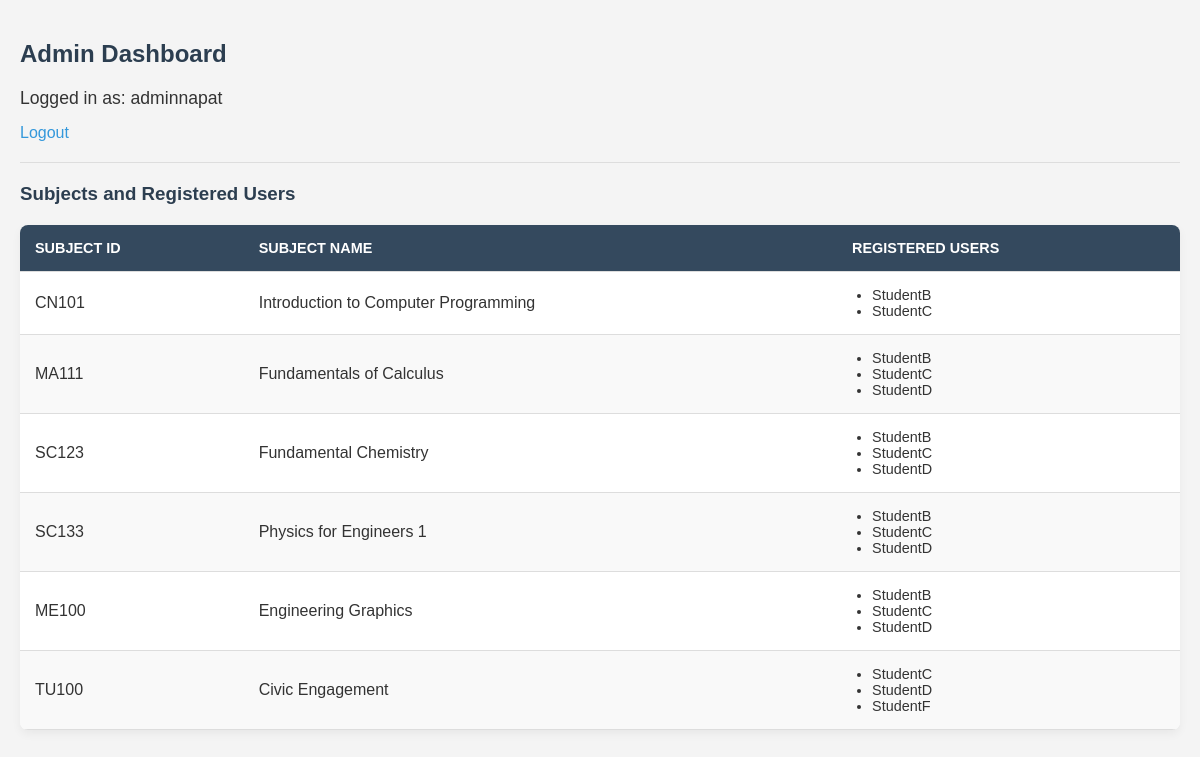
The page /user/admin/dashboard/ (signed in) on the database its author committed.
### subjectreg/models.py (models this page shows, shortened)
class Subject(models.Model):
    SEMESTER_CHOICES = [
        ('1', 'First Semester'),
        ('2', 'Second Semester'),
        ('3', 'Summer Semester'),
    ]
    subject_id = models.CharField(max_length=10, unique=True)
    name = models.CharField(max_length=100)
    semester = models.CharField(max_length=1, choices=SEMESTER_CHOICES)
    academic_year = models.CharField(max_length=9)
    max_students = models.PositiveIntegerField()
    open_for_registration = models.BooleanField(default=True)

### user/models.py (models this page shows, shortened)
class UserSubject(models.Model):
    user = models.ForeignKey(settings.AUTH_USER_MODEL, on_delete=models.CASCADE)
    subject = models.ForeignKey(Subject, on_delete=models.CASCADE)
    class Meta:
        unique_together = ('user', 'subject')

### user/views.py (the view)
# urls.py: path('admin/dashboard/', views.admin_dashboard, name='admin_dashboard'),
@login_required
@user_passes_test(is_admin)
def admin_dashboard(request):
    subjects = Subject.objects.all()
    return render(request, 'admin_dashboard.html', {'subjects': subjects})

### user/views.py (called while the page is built)
def is_admin(user):
    return user.is_staff or user.is_superuser

### user/templates/admin_dashboard.html (shortened to what this page needs)
<!DOCTYPE html>
<html lang="en">
<head>
</head>
<body>
    <h2>Admin Dashboard</h2>
    <p>Logged in as: {{ request.user.username }}</p>
    <a href="{% url 'user_logout' %}">Logout</a>
    <hr>
    <h3>Subjects and Registered Users</h3>
    <table>
        <thead>
            <tr>
                <th>Subject ID</th>
                <th>Subject Name</th>
                <th>Registered Users</th>
            </tr>
        </thead>
        <tbody>
            {% for subject in subjects %}
            <tr>
                <td>{{ subject.subject_id }}</td>
                <td>{{ subject.name }}</td>
                <td>
                    <ul>
                        {% for registration in subject.usersubject_set.all %}
                        <li>{{ registration.user.username }}</li>
                        {% empty %}
                        <li>No users registered</li>
                        {% endfor %}
                    </ul>
                </td>
            </tr>
            {% endfor %}
        </tbody>
    </table>
</body>
</html>

### user/templates/admin_dashboard.html (style rules this page uses)
body { font-family: Arial, sans-serif; background-color: #f4f4f4; color: #333; margin: 0; padding: 20px; }
h2, h3 { color: #2c3e50; margin-bottom: 20px; }
p { font-size: 1.1rem; margin-bottom: 15px; }
a { color: #3498db; text-decoration: none; }
hr { margin: 20px 0; border: none; height: 1px; background-color: #ddd; }
table { width: 100%; border-collapse: collapse; margin-bottom: 40px; background-color: white; border-radius: 8px; overflow: hidden; box-shadow: 0 4px 10px rgba(0, 0, 0, 0.05); }
th, td { padding: 15px; text-align: left; border-bottom: 1px solid #ddd; }
th { background-color: #34495e; color: white; text-transform: uppercase; font-size: 0.9rem; }
tr:nth-child(even) { background-color: #f9f9f9; }
ul { padding-left: 20px; list-style-type: disc; margin: 0; }
li { font-size: 0.9rem; color: #333; }

### rows shown on the page
Subject: subject_id "CN101", name "Introduction to Computer Programming"
UserSubject: user.username "StudentB"
UserSubject: user.username "StudentC"
Subject: subject_id "MA111", name "Fundamentals of Calculus"
UserSubject: user.username "StudentB"
UserSubject: user.username "StudentC"
UserSubject: user.username "StudentD"
Subject: subject_id "SC123", name "Fundamental Chemistry"
UserSubject: user.username "StudentB"
UserSubject: user.username "StudentC"
UserSubject: user.username "StudentD"
Subject: subject_id "SC133", name "Physics for Engineers 1"
UserSubject: user.username "StudentB"
UserSubject: user.username "StudentC"
UserSubject: user.username "StudentD"
Subject: subject_id "ME100", name "Engineering Graphics"
UserSubject: user.username "StudentB"
UserSubject: user.username "StudentC"
UserSubject: user.username "StudentD"
Subject: subject_id "TU100", name "Civic Engagement"
UserSubject: user.username "StudentC"
UserSubject: user.username "StudentD"
UserSubject: user.username "StudentF"

### other values the page prints
{{ request.user.username }} "adminnapat"
